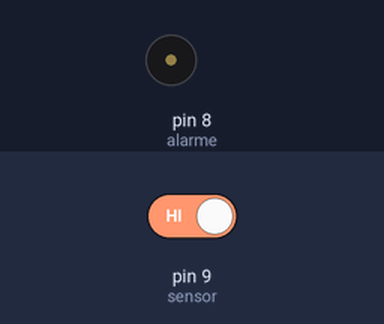
Bench run of a sketch on a simulated Arduino Uno, built with avr-gcc and run on an emulated ATmega328P. Shown: buzzer (waves = sounding). The inputs (shaded band) are chosen by the test bench; at power-on: pin 9 (sensor) HIGH. At 4.3 s the program stops and its outputs stay as they are.

Above: at 1.2 s.
1.3 s: pin 9 (sensor) driven LOW
At 2.7 s:
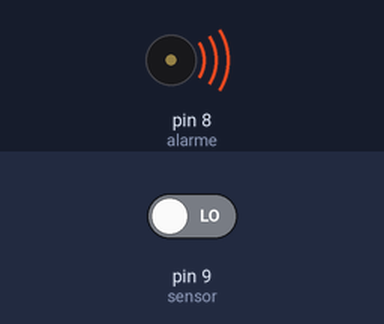
Timing chart, 0 to 5.3 s (numbered marks = the images above; inputs shaded):
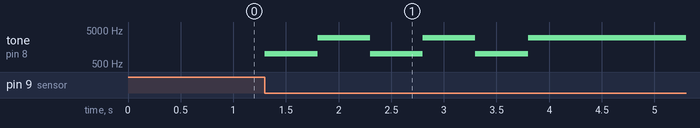

Measured:
- after the input at 1.3 s, tone on pin 8 (alarme): alternates 3000 Hz for 0.50 s and 1000 Hz for 0.50 s, 6 changes in all, then stays 3000 Hz, starting at once

The sketch:

SensorMagnetico.ino
```cpp
/*

            O objetivo deste programa é utlizar um reed switch como sensor magnético que, quando fechar seus contatos pela aproximação de um imã, irá
       soar um alarme.

            Na simulação e na prática o circuito e o programa funcionaram perfeitamente.

*/

// Mapeamento de hardware
#define alarme 8
#define sensor 9

void setup() {

    pinMode(alarme, OUTPUT);
    pinMode(sensor, INPUT_PULLUP);
} // end void setup

void loop() {

    if(!digitalRead(sensor)){

        while(1){

            tone(alarme, 1000);
            delay(500);
            tone(alarme, 3000);
            delay(500);
        } // end while
    } // end if sensor
} // end void loop
```
